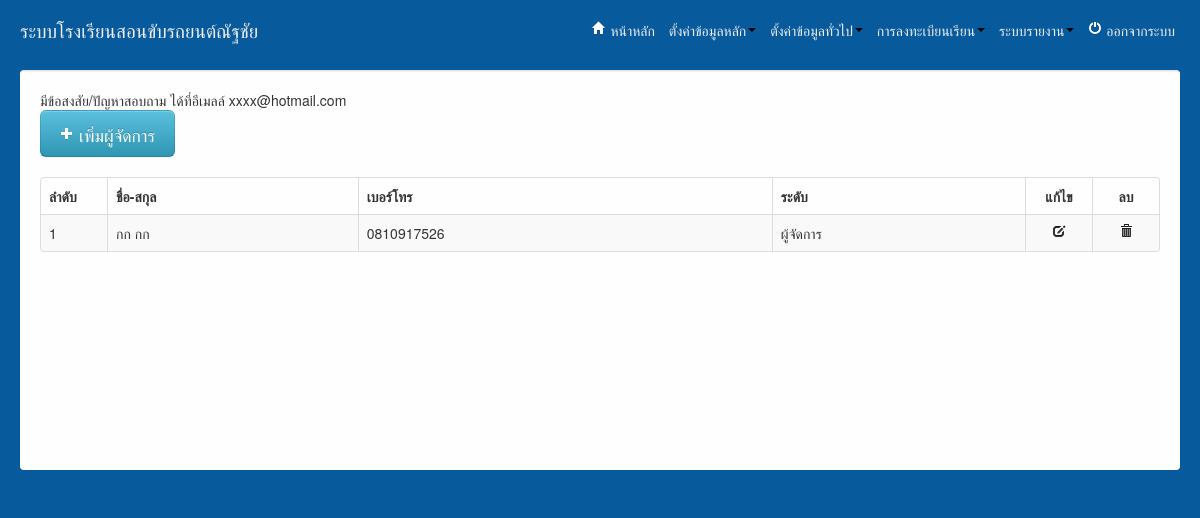
The app's page /admin/index.php?url=index_manager.php (signed in) with its own data.
### tables this page shows
CREATE TABLE IF NOT EXISTS `tbuser` (
  `id` int(5) NOT NULL AUTO_INCREMENT,
  `username` varchar(20) NOT NULL,
  `password` varchar(20) NOT NULL,
  `fname` varchar(50) NOT NULL,
  `lname` varchar(50) NOT NULL,
  `email` varchar(50) NOT NULL,
  `gender` varchar(50) NOT NULL,
  `tel` varchar(13) NOT NULL,
  `type` varchar(20) NOT NULL,
  `m_status` varchar(5) NOT NULL,
  PRIMARY KEY (`id`)
);

### db/function.php (called while the page is built, shortened)
<?php
function get_level($data = null) {
    $array = array(
        'admin' => 'ผู้ดูแลระบบ',
        'user' => 'ผู้เรียน',
        'teacher' => 'อาจารย์ฝึกหัด',
        'manager' => 'ผู้จัดการ'
    );
    if (empty($data))
        return '-';
    else
        return $array[$data];
}
?>

### admin/index_manager.php (the view, shortened to what this page needs)
<?php
$rs = mysql_query('SELECT * FROM tbuser WHERE type = "manager"');
?>
<a href="index.php?url=form_user.php" class="btn btn-large btn-info"><i class="icon icon-plus icon-white"></i> เพิ่มผู้จัดการ</a>
<br><br>
<table class="table table-bordered table-striped table-hover">
	<thead>
		<tr>
                         <th width="50px">ลำดับ</th>
			<th>ชื่อ-สกุล</th>
			<th>เบอร์โทร</th>
			<th>ระดับ</th>
			<th class="text-center" width="50px">แก้ไข</th>
			<th class="text-center" width="50px">ลบ</th>
		</tr>
	</thead>
	<tbody>
		<?php $i = 1;  while($val = mysql_fetch_assoc($rs)): ?>
		<tr>
                         <td><?php echo $i++;?></td>
			<td><?php echo $val['fname'].' '.$val['lname']; ?></td>
			<td><?php echo $val['tel']; ?></td>
			<td><?php echo get_level($val['type']); ?></td>
			<td class="text-center"><a href="index.php?url=form_user.php&id=<?php echo $val['id']; ?>"><i class="icon icon-edit"></i></a></td>
			<td class="text-center"><a href="delete_user.php?id=<?php echo $val['id']; ?>" onclick="return confirm('ยืนยันการลบ ?');"><i class="icon icon-trash"></i></a></td>
		</tr>
		<?php endwhile; ?>
	</tbody>
</table>

### admin/css/mycss.css (style rules this page uses)
* { margin: 0; padding: 0; }

### admin/index.php (style rules this page uses)
table tr .text-center { text-align:center; vertical-align: middle; }

### records on screen
tbuser: fname "กก", lname "กก", tel "0810917526", type "ผู้จัดการ"
